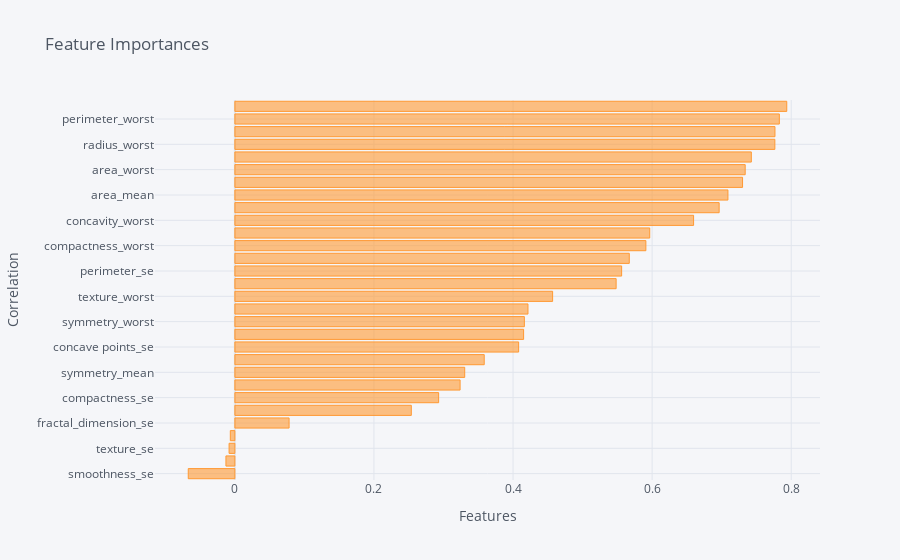

Notebook code for this chart:
### Markdown cell above
#### Feature Importance

### Code cell
tst = data.corr()['diagnosis'].copy()
tst = tst.drop('diagnosis')
tst.sort_values(inplace=True)
tst.iplot(kind='barh',title='Feature Importances',xaxis_title="Features",
    yaxis_title="Correlation")

### Figure 1 — Plotly figure (JSON) as saved in the notebook; plotly's stock layout.template omitted (floating-point values rounded to 4 significant figures)
{"data": [{"marker": {"color": "rgba(255, 153, 51, 0.6)", "line": {"color": "rgba(255, 153, 51, 1.0)", "width": 1}}, "name": "diagnosis", "orientation": "h", "text": "", "type": "bar", "x": [-0.06702, -0.01284, -0.008303, -0.006522, 0.07797, 0.2537, 0.293, 0.3239, 0.3305, 0.3586, 0.408, 0.4152, 0.4163, 0.4215, 0.4569, 0.5482, 0.5561, 0.5671, 0.591, 0.5965, 0.6596, 0.6964, 0.709, 0.73, 0.7338, 0.7426, 0.7765, 0.7766, 0.7829, 0.7936], "y": ["smoothness_se", "fractal_dimension_mean", "texture_se", "symmetry_se", "fractal_dimension_se", "concavity_se", "compactness_se", "fractal_dimension_worst", "symmetry_mean", "smoothness_mean", "concave points_se", "texture_mean", "symmetry_worst", "smoothness_worst", "texture_worst", "area_se", "perimeter_se", "radius_se", "compactness_worst", "compactness_mean", "concavity_worst", "concavity_mean", "area_mean", "radius_mean", "area_worst", "perimeter_mean", "radius_worst", "concave points_mean", "perimeter_worst", "concave points_worst"]}], "layout": {"legend": {"bgcolor": "#F5F6F9", "font": {"color": "#4D5663"}}, "paper_bgcolor": "#F5F6F9", "plot_bgcolor": "#F5F6F9", "title": {"font": {"color": "#4D5663"}, "text": "Feature Importances"}, "xaxis": {"gridcolor": "#E1E5ED", "showgrid": true, "tickfont": {"color": "#4D5663"}, "title": {"font": {"color": "#4D5663"}, "text": "Features"}, "zerolinecolor": "#E1E5ED"}, "yaxis": {"gridcolor": "#E1E5ED", "showgrid": true, "tickfont": {"color": "#4D5663"}, "title": {"font": {"color": "#4D5663"}, "text": "Correlation"}, "zerolinecolor": "#E1E5ED"}}}
